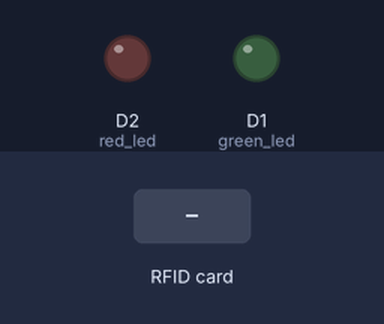
A sketch run on a simulated ESP8266 (NodeMCU). On the bench: output pins drawn as LEDs (lit = HIGH). Dashed ring = blinking. Inputs (shaded band) come from the test bench. WiFi joins after 1.5 s; servers stay silent unless stated; network time is answered at once with the bench clock; uploads are accepted with an empty reply; the local clock reads 2024-03-15 10:24:30 at power-on unless the sketch sets it; what the sketch prints to the serial monitor is not drawn.

Above: at 2.7 s.
2.8 s: RFID card 1A E8 C2 82 held to the reader
At 3.8 s:
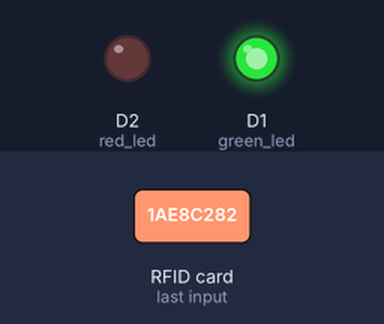
5.5 s: RFID card 1A E8 C2 82 held to the reader
At 5.63 s:
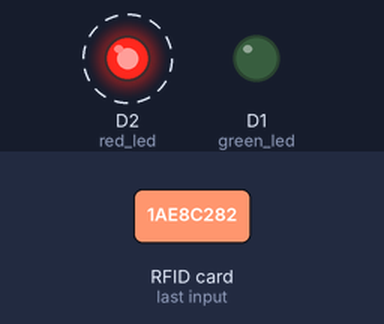
8.5 s: RFID card 9C E8 76 6E held to the reader
At 10.4 s:
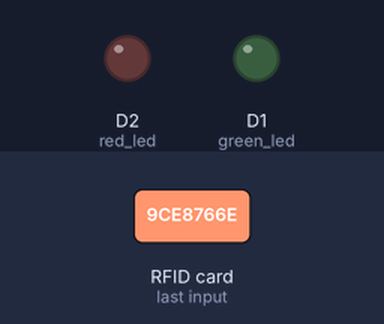
Timing chart, 0 to 11.9 s (numbered marks = the images above; inputs shaded):
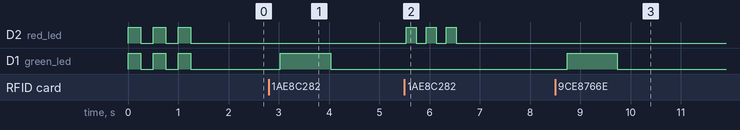

Measured:
- after the input at 2.8 s, D1 (green_led): LOW → HIGH after 0.23 s, → LOW 1.0 s later
- after the input at 5.5 s, D2 (red_led): alternates HIGH for 0.20 s and LOW for 0.20 s, 6 changes in all, then stays LOW, starting at once
- after the input at 8.5 s, D1 (green_led): LOW → HIGH after 0.24 s, → LOW 1.0 s later

The sketch:

logicaDispensador.ino
```cpp
#include <SPI.h>
#include <MFRC522.h>
#include <ESP8266WiFi.h>
#include <ESP8266HTTPClient.h>
#include <WiFiUdp.h>
#include <NTPClient.h>
#include <WiFiClient.h>

// Definicion de Pines
#define SS_PIN 15 //D8
#define RST_PIN 16 //D0
#define green_led D1//5 //D1
#define red_led D2//4 //D2

int minutoActual;
int horaActual;

struct Mascota {
  String id;
  String nombre;
  int intervaloComida;
  int horaUltimaComida;
  int minutoUltimaComida;

  Mascota(String id, String nombre, int intervaloComida){
     this->id = id;
     this->nombre = nombre;
     this->intervaloComida = intervaloComida;
     this-> horaUltimaComida= -1;
     this-> minutoUltimaComida = -1;
  }
};

Mascota perro1("1A E8 C2 82","Rambo", 6);
Mascota perro2("9C E8 76 6E","Luna", 6);

// Credenciales de la red
char *ssid     = "vw-10411";
char *password = "ZTERRTHK7503436";

// Variables para HTTP POST
String URL = "http://192.168.1.240:3000/api/experimentos_web_api/";
WiFiClient wclient;
HTTPClient httpClient;

//wifi time
WiFiUDP ntpUDP;
NTPClient timeClient(ntpUDP, "pool.ntp.org");

MFRC522 rfid(SS_PIN, RST_PIN); // Instancia de la clase

MFRC522::MIFARE_Key key;

// Arreglo que almacenara el nuevo NUID
byte nuidPICC[4];

void setup() {
  pinMode(green_led,OUTPUT);
  pinMode(red_led,OUTPUT);

  Serial.begin(115200);
  Serial.println();

  // Inicializa la conexion wifi
  WiFi.begin(ssid, password);
  while (WiFi.status() != WL_CONNECTED) {
    digitalWrite(red_led,HIGH);
    digitalWrite(green_led,HIGH);
    delay(250);
    Serial.print(".");
    digitalWrite(red_led,LOW);
    digitalWrite(green_led,LOW);
    delay(250);
  }
  Serial.println();


  // Initialize a NTPClient to get time
  timeClient.begin();
  // Set offset time in seconds to adjust for your timezone
  timeClient.setTimeOffset(-21600); //gmt-6

  // INICIALIZACION RFID
  SPI.begin(); // Init SPI bus
  rfid.PCD_Init(); // Init MFRC522

  for (byte i = 0; i < 6; i++) {
    key.keyByte[i] = 0xFF;
  }

  Serial.println(F("This code scan the MIFARE Classsic NUID."));
  Serial.print(F("Using the following key:"));
  printHex(key.keyByte, MFRC522::MF_KEY_SIZE);

}

void loop() {
  timeClient.update(); // Actualiza la hora desde el servidor NTP

  // Reset the loop if no new card present on the sensor/reader. This saves the entire process when idle.
  if ( ! rfid.PICC_IsNewCardPresent())
    return;

  // Verify if the NUID has been readed
  if ( ! rfid.PICC_ReadCardSerial())
    return;


  // Inidca que tipo de tarjeta es
  Serial.println();
  Serial.print(F("PICC type: "));
  MFRC522::PICC_Type piccType = rfid.PICC_GetType(rfid.uid.sak);
  Serial.println(rfid.PICC_GetTypeName(piccType));

  // Check is the PICC of Classic MIFARE type
  if (piccType != MFRC522::PICC_TYPE_MIFARE_MINI &&
    piccType != MFRC522::PICC_TYPE_MIFARE_1K &&
    piccType != MFRC522::PICC_TYPE_MIFARE_4K) {
    Serial.println(F("Your tag is not of type MIFARE Classic."));
    return;
  }

  String id = uidToStr(rfid.uid.uidByte, rfid.uid.size);
  minutoActual = timeClient.getMinutes();
  horaActual = timeClient.getHours();

  Serial.print(horaActual);
  Serial.print(":");
  Serial.println(minutoActual);
  Serial.println(id);

  Serial.println();
  Serial.println(F("New card detected."));
  Serial.println(F("Intento Identificado"));

  if(id==perro1.id){
    Serial.println(F("Mascota 1: "));
    Serial.println(perro1.nombre);
    Serial.print(F("Intervalo de comida: "));
    Serial.println(perro1.intervaloComida);

    if(perro1.horaUltimaComida==-1){
        Serial.println();
        Serial.println(F("Primera Comida!"));
        Serial.println();
        logIntento(perro1.id,1);
        turnLedOk();
        perro1.horaUltimaComida = horaActual;
        perro1.minutoUltimaComida = minutoActual;

    }
    else{
      checkFood(perro1,horaActual,minutoActual);
    }
  } else if(id==perro2.id){
    Serial.println(F("Mascota 2: "));
    Serial.println(perro2.nombre);
    Serial.print(F("Intervalo de comida: "));
    Serial.println(perro2.intervaloComida);
    if(perro2.horaUltimaComida==-1){
        Serial.println();
        Serial.println(F("Primera Comida!"));
        Serial.println();
        logIntento(perro2.id,1);
        turnLedOk();
        perro2.horaUltimaComida = horaActual;
        perro2.minutoUltimaComida = minutoActual;

    }
    else{
      checkFood(perro2,horaActual,minutoActual);
    }
  }
  else{
    Serial.println(F("La mascota no se encuentra registrada"));
  }


  // Halt PICC
  rfid.PICC_HaltA();

  // Stop encryption on PCD
  rfid.PCD_StopCrypto1();
}


/**
 * Helper to dump a byte array as hex values to String.
 */

String uidToStr(byte *buffer, byte bufferSize) {
  String str;
  for (byte i = 0; i < bufferSize; i++) {
    str = str + String(buffer[i] < 0x10 ? " 0" : " ");
    String aux = String(buffer[i],HEX);
    aux.toUpperCase();
    str = str + aux;
  }
  str.remove(0,1);
  return str;
}

/**
 * Helper routine to dump a byte array as hex values to Serial.
 */

void printHex(byte *buffer, byte bufferSize) {
  for (byte i = 0; i < bufferSize; i++) {
    Serial.print(buffer[i] < 0x10 ? " 0" : " ");
    Serial.print(buffer[i], HEX);
  }
}

/**
 * Funcion que enciende un Led Verde indicando que el intento de pedir comida fue valido
 */

void turnLedOk(){
  digitalWrite(green_led,HIGH);
  delay(1000);
  digitalWrite(green_led,LOW);
}

/**
 * Funcion que enciende un LED Rojo indiciando que el intento de pedir comida fue inválido
 */
void turnLedNOk(){
  int del = 200;
  int numBlink=3;
  for(int i=0;i<numBlink;i++){
    digitalWrite(red_led,HIGH);
    delay(del);
    digitalWrite(red_led,LOW);
    delay(del);
  }
}

void checkFood(Mascota &perro, int hours, int minutes){
  String id = perro.id;
  int interval = perro.intervaloComida;
  float diffHour, diffMin;
  // En caso que el minuto final sea menor al minuto inicial
  // se debe llevar la cuenta con un carry para restarlo en
  // la diferencia de horas
  int carry=0;
  // Se calcula la diferencia en minutos
  diffMin = minutes - perro.minutoUltimaComida;
  if(diffMin<0){
    diffMin+=60;
    carry=1;
  }
  // Se calcula la diferencia en horas
  diffHour = hours - perro.horaUltimaComida - carry;
  if(diffHour<0){
    diffHour+=24;
  }

  Serial.print(F("Pasaron: "));
  Serial.print((int)diffHour);
  Serial.print(F(" Hora(s) y  "));
  Serial.print((int)diffMin);
  Serial.println(F(" Minuto(s) desde la ultima comida. "));
  int flag = 0;
  diffHour+=diffMin/60;
  if(diffHour<interval){
    float diffInterval = interval-diffHour;
    Serial.print(F("Invalido. Faltan "));
    Serial.print(diffInterval);
    Serial.println(F(" Hora(s) "));
    turnLedNOk();
  }
  else{
    Serial.println("Intento Valido :)");
    perro.horaUltimaComida = hours; // hours -> hora actual
    perro.minutoUltimaComida = minutes;
    turnLedOk();
    flag = 1;
  }
  logIntento(id, flag);
}


void logIntento(String id, int estado){
  // Verifica que haya conexión a internet
  if(WiFi.status() == WL_CONNECTED){
    id.replace(" ", "%20");
    String data = URL;
    data = data + id + "/" + estado;
    Serial.println(data);
    httpClient.begin(wclient, data.c_str());      //Specify request destination
    httpClient.addHeader("Content-Type", "Content-Type: application/json");
    int httpResponseCode = httpClient.POST(data.c_str());
    Serial.println(httpResponseCode);
    httpClient.end();
  }
  return;

}
```
